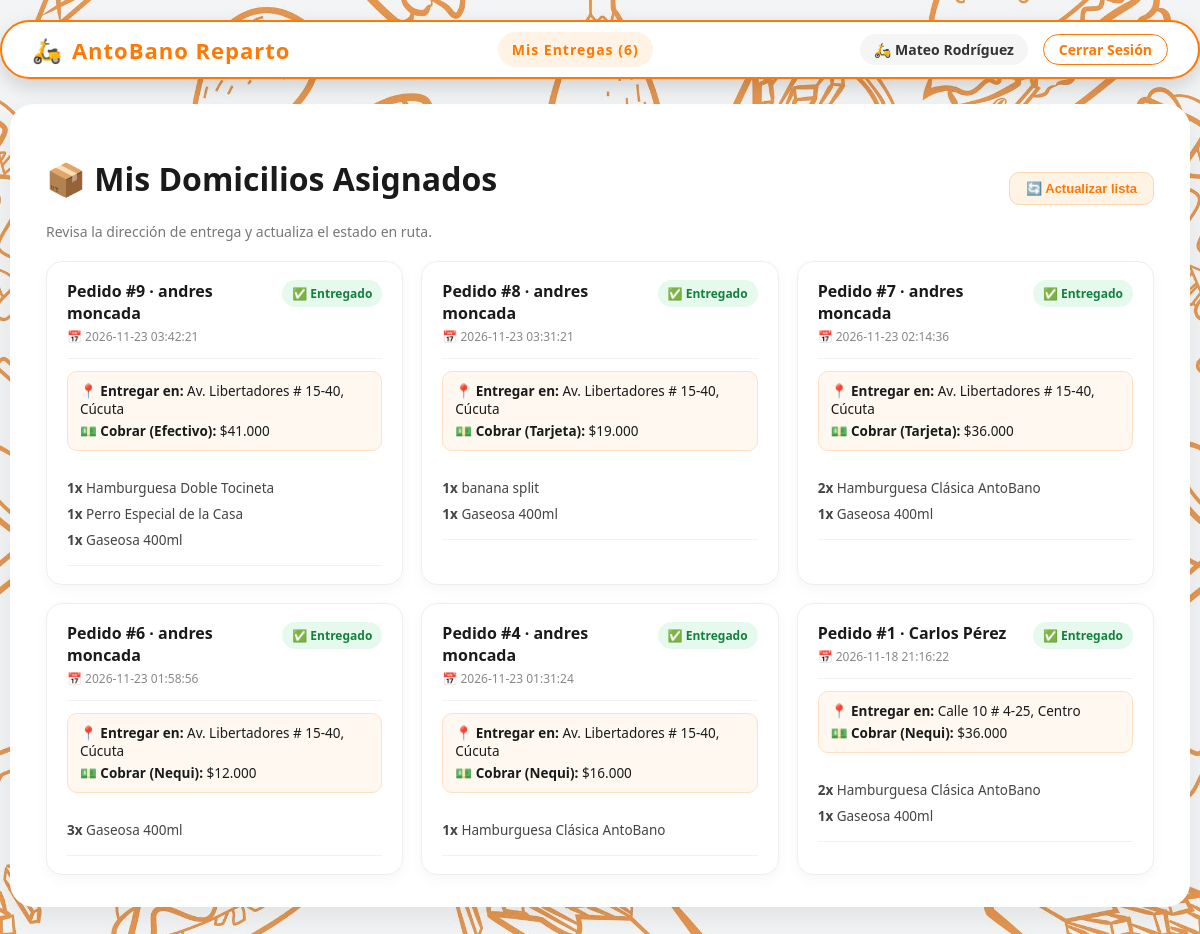
Page /codigo/repartidor.php (signed in) on the committed database.
### tables this page shows
CREATE TABLE `pedidos` (
  `id_pedido` int(11) NOT NULL AUTO_INCREMENT,
  `id_cliente` int(11) NOT NULL,
  `id_domiciliario` int(11) DEFAULT NULL,
  `direccion_entrega` varchar(200) NOT NULL,
  `metodo_pago` enum('efectivo','nequi','daviplata','tarjeta') NOT NULL DEFAULT 'efectivo',
  `estado` enum('pendiente','preparando','en_camino','entregado','cancelado') NOT NULL DEFAULT 'pendiente',
  `total` decimal(10,2) NOT NULL DEFAULT 0.00,
  `fecha_pedido` timestamp NOT NULL DEFAULT current_timestamp(),
  PRIMARY KEY (`id_pedido`),
  KEY `fk_pedido_cliente` (`id_cliente`),
  KEY `fk_pedido_domiciliario` (`id_domiciliario`),
  CONSTRAINT `fk_pedido_cliente` FOREIGN KEY (`id_cliente`) REFERENCES `usuarios` (`id_usuario`) ON UPDATE CASCADE,
  CONSTRAINT `fk_pedido_domiciliario` FOREIGN KEY (`id_domiciliario`) REFERENCES `usuarios` (`id_usuario`) ON DELETE SET NULL ON UPDATE CASCADE
);

CREATE TABLE `usuarios` (
  `id_usuario` int(11) NOT NULL AUTO_INCREMENT,
  `nombre` varchar(100) NOT NULL,
  `correo` varchar(120) NOT NULL,
  `telefono` varchar(20) DEFAULT NULL,
  `contrasena` varchar(255) NOT NULL,
  `direccion_principal` varchar(200) DEFAULT NULL,
  `rol` enum('cliente','domiciliario','administrador') NOT NULL DEFAULT 'cliente',
  `fecha_registro` timestamp NOT NULL DEFAULT current_timestamp(),
  PRIMARY KEY (`id_usuario`),
  UNIQUE KEY `correo` (`correo`)
);

CREATE TABLE `detalle_pedido` (
  `id_detalle` int(11) NOT NULL AUTO_INCREMENT,
  `id_pedido` int(11) NOT NULL,
  `id_producto` int(11) NOT NULL,
  `cantidad` int(11) NOT NULL CHECK (`cantidad` > 0),
  `precio_unitario` decimal(10,2) NOT NULL,
  `subtotal` decimal(10,2) NOT NULL,
  PRIMARY KEY (`id_detalle`),
  KEY `fk_detalle_pedido` (`id_pedido`),
  KEY `fk_detalle_producto` (`id_producto`),
  CONSTRAINT `fk_detalle_pedido` FOREIGN KEY (`id_pedido`) REFERENCES `pedidos` (`id_pedido`) ON DELETE CASCADE ON UPDATE CASCADE,
  CONSTRAINT `fk_detalle_producto` FOREIGN KEY (`id_producto`) REFERENCES `productos` (`id_producto`) ON UPDATE CASCADE
);

CREATE TABLE `productos` (
  `id_producto` int(11) NOT NULL AUTO_INCREMENT,
  `id_categoria` int(11) NOT NULL,
  `nombre` varchar(100) NOT NULL,
  `descripcion` text DEFAULT NULL,
  `imagen` varchar(255) DEFAULT NULL,
  `precio` decimal(10,2) NOT NULL,
  `disponible` tinyint(1) NOT NULL DEFAULT 1,
  PRIMARY KEY (`id_producto`),
  KEY `fk_producto_categoria` (`id_categoria`),
  CONSTRAINT `fk_producto_categoria` FOREIGN KEY (`id_categoria`) REFERENCES `categorias` (`id_categoria`) ON UPDATE CASCADE
);

### codigo/repartidor.php (the view, shortened to what this page needs)
<?php
require 'conexion.php';
$nombre_repartidor = htmlspecialchars($_SESSION['usuario']);
$id_domiciliario = (int) $_SESSION['id_usuario'];
$entregas = [];
$stmtEnt = $conexion->prepare("SELECT p.*, u.nombre AS nombre_cliente
                               FROM pedidos p
                               INNER JOIN usuarios u ON p.id_cliente = u.id_usuario
                               WHERE p.id_domiciliario = ?
                               ORDER BY p.id_pedido DESC");
$stmtEnt->bind_param("i", $id_domiciliario);
$stmtEnt->execute();
$resEnt = $stmtEnt->get_result();
while ($ped = $resEnt->fetch_assoc()) {
    $id_p = (int) $ped['id_pedido'];
    $ped['platos'] = [];
    $resDet = $conexion->query("SELECT d.cantidad, pr.nombre FROM detalle_pedido d INNER JOIN productos pr ON d.id_producto = pr.id_producto WHERE d.id_pedido = $id_p");
    while ($det = $resDet->fetch_assoc()) {
        $ped['platos'][] = $det;
    }
    $entregas[] = $ped;
}
$textosEstado = [
    'pendiente'  => '🕒 Pendiente',
    'preparando' => '👨‍🍳 Preparando en cocina',
    'en_camino'  => '🛵 En camino',
    'entregado'  => '✅ Entregado',
    'cancelado'  => '❌ Cancelado'
];
?>
<!DOCTYPE html>
<html lang="es">
<head>
    <link rel="stylesheet" href="style.css?v=12">
</head>
<body>
    <header class="navbar">
        <a href="repartidor.php" class="logo">
            <span class="icono-burger">🛵</span>
            <h2>AntoBano Reparto</h2>
        </a>
        <nav class="nav-links">
            <a href="repartidor.php" class="activo">Mis Entregas (<?php echo count($entregas); ?>)</a>
        </nav>
        <div class="menu-derecho">
            <span class="saludo-usuario">🛵 <?php echo $nombre_repartidor; ?></span>
            <a href="cerrar_sesion.php" class="btn-cerrar-sesion">Cerrar Sesión</a>
        </div>
    </header>
    <main class="contenedor-rappi">
        <div class="cabecera-populares">
            <div>
                <h1>📦 Mis Domicilios Asignados</h1>
                <p>Revisa la dirección de entrega y actualiza el estado en ruta.</p>
            </div>
            <button type="button" class="btn-refrescar" onclick="window.location.reload()">🔄 Actualizar lista</button>
        </div>
        <?php if (empty($entregas)): ?>
            <div class="sin-pedidos">
                No tienes domicilios asignados en este momento. Cuando el restaurante te asigne uno, aparecerá aquí.
            </div>
        <?php else: ?>
            <div class="lista-mis-pedidos">
                <?php foreach ($entregas as $ped):
                    $est = $ped['estado'];
                    $etiqueta = $textosEstado[$est] ?? $est;
                ?>
                <article class="tarjeta-pedido">
                    <div class="pedido-encabezado">
                        <div>
                            <strong>Pedido #<?php echo (int)$ped['id_pedido']; ?> · <?php echo htmlspecialchars($ped['nombre_cliente']); ?></strong>
                            <small>📅 <?php echo htmlspecialchars($ped['fecha_pedido']); ?></small>
                        </div>
                        <span class="badge-estado estado-<?php echo htmlspecialchars($est); ?>"><?php echo $etiqueta; ?></span>
                    </div>
                    <div style="background:#fff8f1; border:1px solid #ffe0c2; border-radius:10px; padding:10px 12px; margin:12px 0; font-size:13.5px;">
                        <div>📍 <strong>Entregar en:</strong> <?php echo htmlspecialchars($ped['direccion_entrega']); ?></div>
                        <div style="margin-top:4px;">💵 <strong>Cobrar (<?php echo ucfirst(htmlspecialchars($ped['metodo_pago'])); ?>):</strong> $<?php echo number_format((float)$ped['total'], 0, ',', '.'); ?></div>
                    </div>
                    <ul class="pedido-items">
                        <?php foreach ($ped['platos'] as $plato): ?>
                            <li>
                                <span><strong><?php echo (int)$plato['cantidad']; ?>x</strong> <?php echo htmlspecialchars($plato['nombre']); ?></span>
                            </li>
                        <?php endforeach; ?>
                    </ul>
                </article>
                <?php endforeach; ?>
            </div>
        <?php endif; ?>
    </main>
</body>
</html>

### codigo/style.css (style rules this page uses)
* { box-sizing: border-box; }
body { background-image: url('bg.png'); background-size: cover; background-repeat: no-repeat; background-attachment: fixed; background-position: center; font-family: 'Segoe UI', Tahoma, Geneva, Verdana, sans-serif; background-color: #ffffff; color: #1a1a1a; margin: 0; }
.navbar { background-color: #ffffff; padding: 10px 30px; display: flex; justify-content: space-between; align-items: center; box-shadow: 0 8px 20px rgba(0, 0, 0, 0.15); margin: 20px; border-radius: 50px; border: 2px solid #FF7802; }
.logo { display: flex; align-items: center; gap: 10px; }
.icono-burger { font-size: 24px; }
.logo h2 { color: #FF7802; margin: 0; font-size: 22px; letter-spacing: 1px; }
.nav-links { display: flex; flex-direction: row; align-items: center; gap: 30px; }
.nav-links a { color: #1a1a1a; text-decoration: none; font-weight: bold; font-size: 14px; letter-spacing: 1px; transition: color 0.3s ease; }
.menu-derecho { display: flex; align-items: center; gap: 15px; }
.btn-cerrar-sesion { color: #FF7802; padding: 5px 15px; border: 1px solid #FF7802; border-radius: 20px; font-size: 14px; font-weight: bold; text-decoration: none; transition: all 0.3s ease; }
.navbar { position: sticky; top: 15px; z-index: 100; max-width: 1200px; margin: 20px auto; }
.logo { text-decoration: none; }
.nav-links a { padding: 8px 14px; border-radius: 20px; transition: all 0.25s ease; }
.nav-links a.activo, .nav-links a:hover { background-color: #fff3e6; color: #FF7802; }
.saludo-usuario { font-size: 14px; font-weight: bold; color: #333333; background-color: #f5f5f5; padding: 6px 14px; border-radius: 20px; }
.contenedor-rappi { max-width: 1180px; margin: 25px auto 50px auto; background-color: #ffffff; padding: 32px 36px; border-radius: 24px; box-shadow: 0 10px 30px rgba(0, 0, 0, 0.08); }
.cabecera-populares { display: flex; justify-content: space-between; align-items: center; flex-wrap: wrap; gap: 12px; margin-bottom: 20px; }
.cabecera-populares p { margin: 0; font-size: 14px; color: #777777; }
html { scroll-behavior: smooth; }
.btn-refrescar { background-color: #fff3e6; color: #FF7802; border: 1.5px solid #ffd5b0; padding: 8px 16px; border-radius: 10px; font-size: 13px; font-weight: bold; cursor: pointer; width: auto; margin: 0; }
.lista-mis-pedidos { display: grid; grid-template-columns: repeat(auto-fill, minmax(340px, 1fr)); gap: 18px; }
.tarjeta-pedido { background-color: #ffffff; border: 1.5px solid #eeeeee; border-radius: 16px; padding: 18px 20px; box-shadow: 0 4px 14px rgba(0, 0, 0, 0.04); }
.pedido-encabezado { display: flex; justify-content: space-between; align-items: flex-start; gap: 10px; padding-bottom: 12px; border-bottom: 1px solid #f2f2f2; }
.pedido-encabezado strong { display: block; font-size: 16px; color: #1a1a1a; }
.pedido-encabezado small { color: #888888; font-size: 12px; }
.badge-estado { padding: 5px 10px; border-radius: 20px; font-size: 12px; font-weight: bold; white-space: nowrap; }
.estado-entregado { background-color: #e6f9ed; color: #15803d; }
.pedido-items { list-style: none; padding: 12px 0; margin: 0; border-bottom: 1px solid #f2f2f2; }
.pedido-items li { display: flex; justify-content: space-between; font-size: 13.5px; color: #444444; padding: 4px 0; }

### rows in the picture
pedidos: id_pedido "9", id_cliente.nombre "andres moncada", fecha_pedido "2026-11-23 03:42:21", estado "✅ Entregado", direccion_entrega "Av. Libertadores # 15-40, Cúcuta", metodo_pago "Efectivo", total "41.000"
detalle_pedido: cantidad "1", id_producto.nombre "Hamburguesa Doble Tocineta"
detalle_pedido: cantidad "1", id_producto.nombre "Perro Especial de la Casa"
detalle_pedido: cantidad "1", id_producto.nombre "Gaseosa 400ml"
pedidos: id_pedido "8", id_cliente.nombre "andres moncada", fecha_pedido "2026-11-23 03:31:21", estado "✅ Entregado", direccion_entrega "Av. Libertadores # 15-40, Cúcuta", metodo_pago "Tarjeta", total "19.000"
detalle_pedido: cantidad "1", id_producto.nombre "banana split"
pedidos: id_pedido "7", id_cliente.nombre "andres moncada", fecha_pedido "2026-11-23 02:14:36", estado "✅ Entregado", direccion_entrega "Av. Libertadores # 15-40, Cúcuta", metodo_pago "Tarjeta", total "36.000"
detalle_pedido: cantidad "2", id_producto.nombre "Hamburguesa Clásica AntoBano"
pedidos: id_pedido "6", id_cliente.nombre "andres moncada", fecha_pedido "2026-11-23 01:58:56", estado "✅ Entregado", direccion_entrega "Av. Libertadores # 15-40, Cúcuta", metodo_pago "Nequi", total "12.000"
detalle_pedido: cantidad "3", id_producto.nombre "Gaseosa 400ml"
pedidos: id_pedido "4", id_cliente.nombre "andres moncada", fecha_pedido "2026-11-23 01:31:24", estado "✅ Entregado", direccion_entrega "Av. Libertadores # 15-40, Cúcuta", metodo_pago "Nequi", total "16.000"
detalle_pedido: cantidad "1", id_producto.nombre "Hamburguesa Clásica AntoBano"
pedidos: id_pedido "1", id_cliente.nombre "Carlos Pérez", fecha_pedido "2026-11-18 21:16:22", estado "✅ Entregado", direccion_entrega "Calle 10 # 4-25, Centro", metodo_pago "Nequi", total "36.000"

### other values in the picture
count($entregas) "6"
$nombre_repartidor "Mateo Rodríguez"
